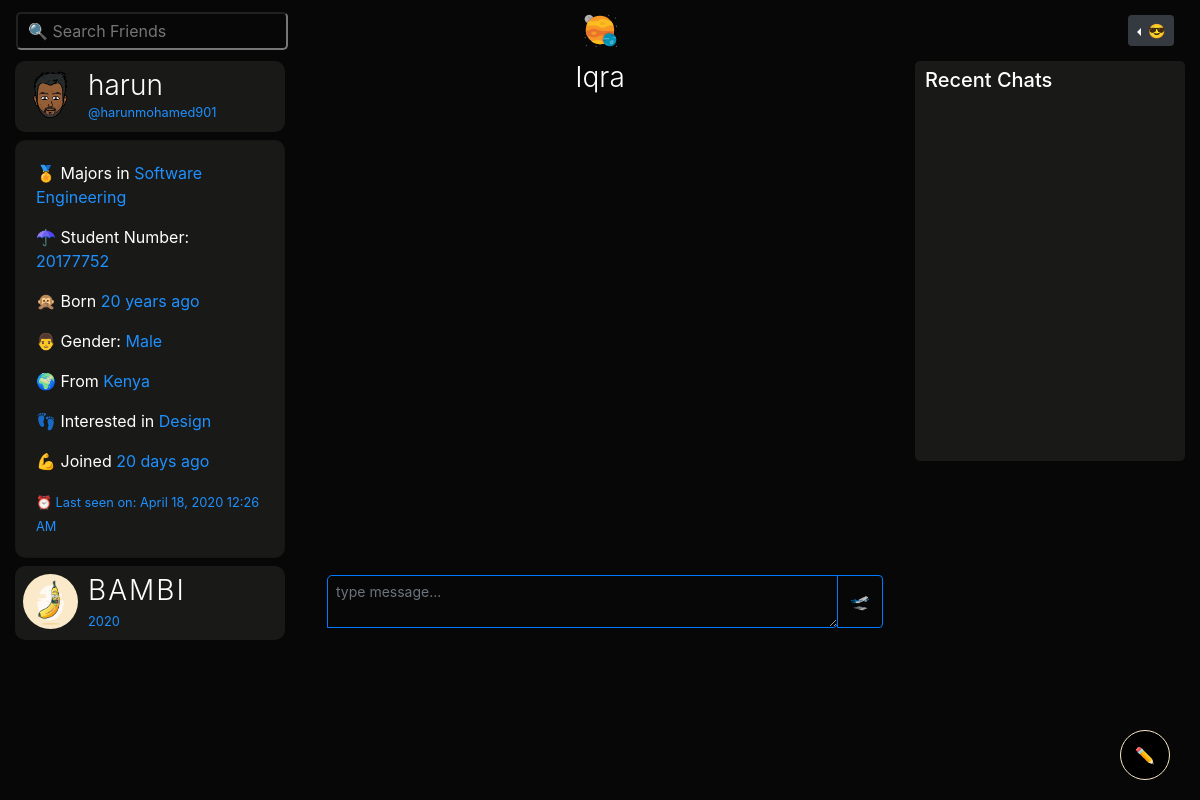
Page /m/iqra (signed in) on the earlier database version.
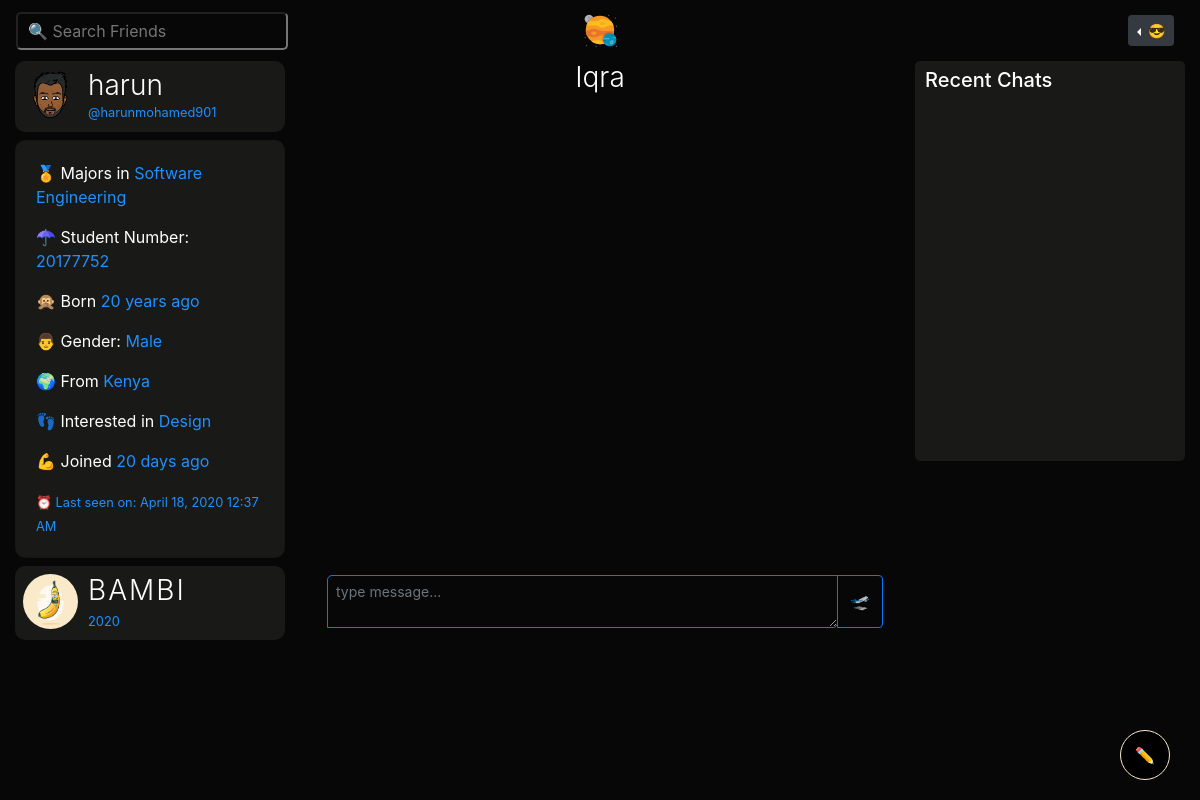
Same page on the later database version.
### bambiv3/models.py (models this page shows, shortened)
class User(db.Model, UserMixin):
	id = db.Column(db.Integer, primary_key=True)
	username = db.Column(db.String(20), unique=True, nullable=False)
	email = db.Column(db.String(120), unique=True, nullable=False)
	image_file = db.Column(db.String(20), nullable=False, default='default.jpg')
	password = db.Column(db.String(60), nullable=False)
	last_seen = db.Column(db.DateTime, default=datetime.utcnow)
	date_joined = db.Column(db.DateTime, nullable=False, default=datetime.utcnow)
	department = db.Column(db.String(20), nullable=False)
	student_number = db.Column(db.Integer(), unique=True, nullable=False)
	age = db.Column(db.DateTime, nullable=False)
	gender = db.Column(db.String(20), nullable=False)
	country = db.Column(db.String(20), nullable=False)
	hobby = db.Column(db.String(20), nullable=False)
	bio = db.Column(db.String(120), nullable=True)
	private = db.Column(db.Boolean, default=False, nullable=False)
	single = db.Column(db.Boolean, default=False, nullable=False)
	snapchat = db.Column(db.String(20),default=False, nullable=False)
	instagram = db.Column(db.String(20),default=False, nullable=False)
	posts = db.relationship('Post', backref='author', lazy=True)
	products = db.relationship('Product', backref='author', lazy=True)
	comments = db.relationship("Comment", backref="author", lazy="dynamic", cascade="all, delete-orphan")
	followed = db.relationship(
		'User', secondary=followers,
		primaryjoin=(followers.c.follower_id == id),
		secondaryjoin=(followers.c.followed_id == id),
		backref=db.backref('followers', lazy='dynamic'), lazy='dynamic')
	messages_sent = db.relationship('Message',
									foreign_keys='Message.sender_id',
									backref='author', lazy='dynamic')
	messages_received = db.relationship('Message',
										foreign_keys='Message.recipient_id',
										backref='recipient', lazy='dynamic')
	last_message_read_time = db.Column(db.DateTime)
	def new_messages(self):
		last_read_time = self.last_message_read_time or datetime(1900, 1, 1)
		return Message.query.filter_by(recipient=self).filter(
			Message.timestamp > last_read_time).count()

### bambiv3/routes.py (the view)
@app.route('/m/<recipient>', methods=['GET', 'POST'])
@login_required
def message(recipient):
	recipient = recipient.lower()
	user = User.query.filter_by(username=recipient).first_or_404()
	form = MessageForm()
	if form.validate_on_submit():
		msg = m(author=current_user, recipient=user, body=form.message.data)
		db.session.add(msg)
		db.session.commit()
		flash('Your message has been sent.', 'success')
		return redirect(url_for('message', recipient=recipient))
	sent = current_user.messages_sent.filter_by(recipient_id=user.id)
	received = current_user.messages_received.filter_by(sender_id=user.id)
	messages = sent.union(received).order_by(m.timestamp.asc())
	recent_chats = list()
	for message in received:
		recent_chats.append(message.author)
	recent_chats = list(dict.fromkeys(recent_chats))
	return render_template('send_message.html', recipient=recipient, title="Chat with " + recipient.title() , form=form, messages=messages, recent_chats=recent_chats)

### bambiv3/forms.py
class MessageForm(FlaskForm):
    message = TextAreaField((''), validators=[DataRequired()]) #Length(min=0, max=140)
    submit = SubmitField('🛫')

### bambiv3/models.py (called while the page is built)
@login_manager.user_loader
def load_user(user_id):
	return User.query.get(int(user_id))

### bambiv3/routes.py (called while the page is built)
@app.before_request
def before_request():
	if current_user.is_authenticated:
		current_user.last_seen = datetime.utcnow()
		db.session.commit()

### bambiv3/templates/send_message.html (shortened to what this page needs)
{% extends "layout.html" %}
{% block content %}
<div class="container-fluid">
  <div class="row">
    <div class="col-lg-3 d-none d-lg-block position-fixed">
      {% if current_user.is_authenticated %}
      <header class="mb-2">
        <img src="{{ url_for('static', filename='profile_pics/' + current_user.image_file) }}" alt="default profile" class="profile-thumbnail">
        <div class="profile-name">
          <h3>{{current_user.username}}</h3>
          <small>@{{current_user.email.split("@")[0] | lower}}</small>
        </div>
      </header>
    <div class="card about mb-2" style="color:#fff;background:#191917;border-radius:10px;">
    <div class="card-body">
          <p> 🏅 Majors in <span>{{current_user.department}}</span></p>
          <p> ☂ Student Number: <span>{{current_user.student_number}}</span></p>
          <p> 🙊 Born <span>{{ moment(current_user.age).fromNow() }}</span></p>
          <p> {% if current_user.gender == 'male' %} 👨 {% else %}👩 {% endif %} Gender: <span>{{current_user.gender.title()}}</span></p>
          <p> 🌍 From <span>{{current_user.country.title()}}</span></p>
          <p> 👣 Interested in <span>{{current_user.hobby}}</span></p>
          <p> 💪 Joined <span>{{ moment(current_user.date_joined).fromNow() }}</span></p>
          <small>⏰ Last seen on: {{ moment(current_user.last_seen).format('LLL') }}</small>
    </div>
  </div>
  <header data-toggle="popover" data-content="🍌: Click to know more about Bambi">
    <a href="{{url_for('about')}}" target="_blank" style="color: #F9E9C8;text-decoration: none;">
    <img src="{{ url_for('static', filename='profile_pics/' + 'logod.png') }}" alt="logo" class="profile-thumbnail">
    <div class="profile-name">
      <h3 class="logo">BAMBI</h3>
      <small id="year"></small>
    </a>
    </div>
  {% endif %}
</div>
    <div class="col-lg-6 offset-lg-3">
      <h3 style="text-align:center"><a href="{{url_for('user_posts', username=recipient)}}" style="color:#fff;">{{recipient.title()}}
           </a></h3>
           <div style="overflow:auto;height:460px;">
        </div>
      <div class="post" style="background:none;padding:2px;">
        <div id="inner">
         <form method="POST" action="" enctype="multipart/form-data">
            <div class="input-group mt-2">
                  {% if form.message.errors %}
                    {{ form.message(placeholder="message...", class="form-control form-control-sm is-invalid") }}
                    <div class="invalid-feedback">
                        {% for error in form.message.errors %}
                          <span>{{ error }}</span>
                        {% endfor %}
                    </div>
                  {% else %}
                    {{ form.message(placeholder="type message...", class="form-control form-control-sm subtle", rows="2", style="border:1px solid #007bff;border-radius:5px 0px;") }}
                  {% endif %}
              <div class="input-group-append">
                {{ form.submit(class="btn btn-outline-primary", style="margin-top:2px;") }}
              </div>
            </div>
        </form>
      </div>
  </div>
</div>
    <div class="col-lg-3 d-none d-lg-block position-fixed offset-lg-9">
      <div style="background:#191917;padding:7px;cursor:pointer;border-radius:5px;overflow:auto;height:400px;">
        <h5 style="padding-left: 3px;">Recent Chats</h5>
      </div>
</div>
{% endblock content %}

Differences in the rows shown:
changed User "harun": last_seen "April 18, 2020 12:26 AM" → "April 18, 2020 12:37 AM"
